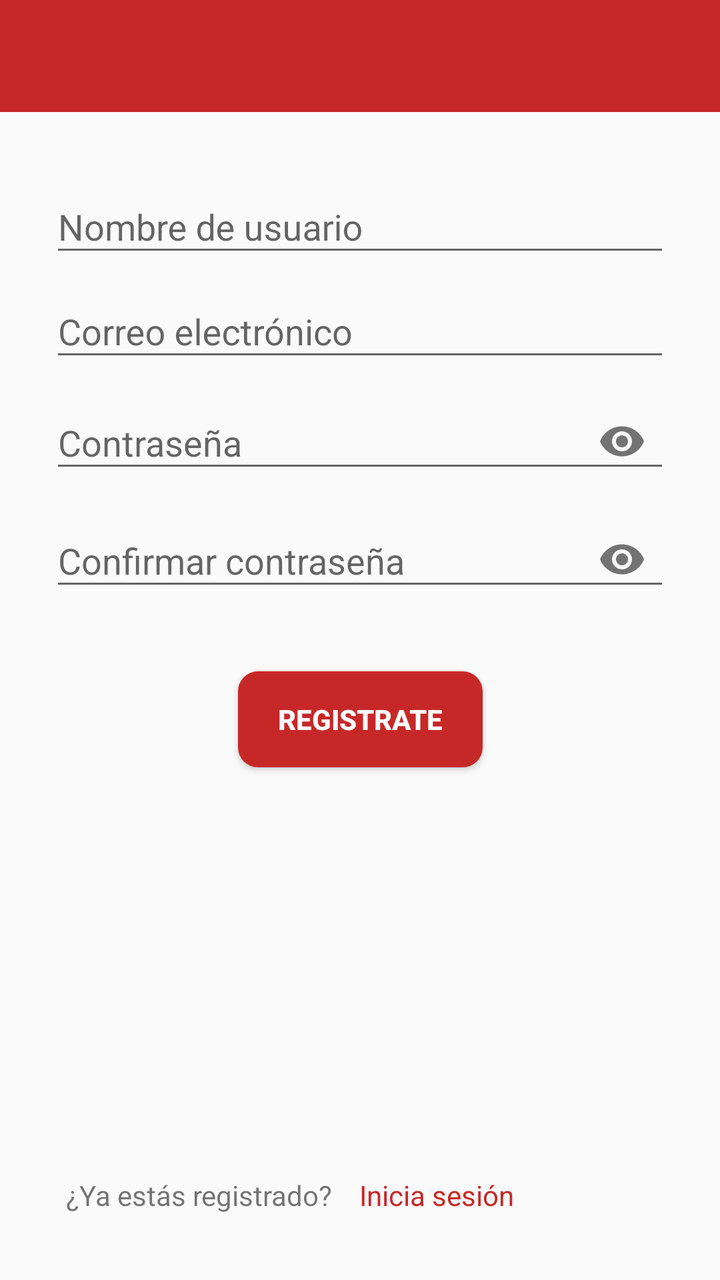
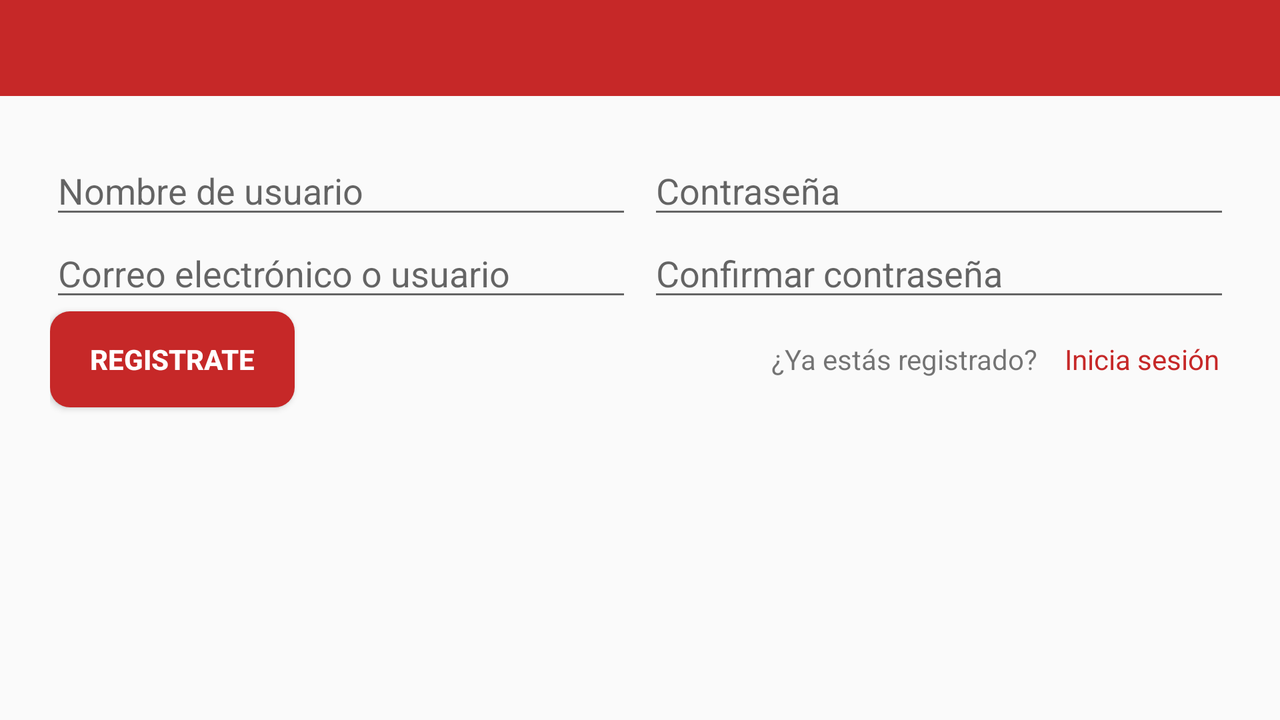

Compare how this app lays out the same screen by default and in its alternative resource folder. The renders come first, then the two layout files and the values they reference.
<!-- AndroidManifest.xml: activity theme AppThemeActionBar -->
<!-- res/layout/activity_register.xml -->
<?xml version="1.0" encoding="utf-8"?>
<LinearLayout xmlns:app="http://schemas.android.com/apk/res-auto"
    android:layout_width="match_parent"
    android:layout_height="match_parent"
    xmlns:android="http://schemas.android.com/apk/res/android"
    xmlns:tools="http://schemas.android.com/tools"
    android:orientation="vertical">
<include layout="@layout/toolbar" />

    <android.support.constraint.ConstraintLayout
        android:layout_width="match_parent"
        android:layout_height="match_parent"
        android:padding="@dimen/register_padding"
        android:focusable="true" android:focusableInTouchMode="true"
        tools:context=".UI.register.RegisterActivity">


        <Button
            android:id="@+id/btRegisterRegister"
            style="@style/button_solid"
            android:layout_width="wrap_content"
            android:layout_height="wrap_content"
            android:layout_centerHorizontal="true"
            android:layout_marginTop="32dp"
            android:text="@string/register"
            app:layout_constraintEnd_toEndOf="parent"
            app:layout_constraintStart_toStartOf="parent"
            app:layout_constraintTop_toBottomOf="@+id/textInputLayout9" />


        <TextView
            android:id="@+id/tvRegistered"
            android:layout_width="wrap_content"
            android:layout_height="wrap_content"
            android:layout_alignBaseline="@id/btBackLogin"
            android:layout_alignParentStart="true"
            android:layout_marginStart="8dp"
            android:layout_marginBottom="8dp"
            android:text="@string/ask_registered"
            app:layout_constraintBottom_toBottomOf="parent"
            app:layout_constraintStart_toStartOf="parent" />

        <Button
            android:id="@+id/btBackLogin"
            style="@style/button_transparent"
            android:layout_width="wrap_content"
            android:layout_height="wrap_content"
            android:layout_alignParentBottom="true"
            android:layout_marginStart="8dp"
            android:layout_toEndOf="@id/tvRegistered"
            android:text="@string/back_login"
            app:layout_constraintBottom_toBottomOf="@+id/tvRegistered"
            app:layout_constraintStart_toEndOf="@+id/tvRegistered"
            app:layout_constraintTop_toTopOf="@+id/tvRegistered" />

        <android.support.design.widget.TextInputLayout
            android:id="@+id/textInputLayout6"
            android:layout_width="match_parent"
            android:layout_height="wrap_content"
            app:layout_constraintEnd_toEndOf="parent"
            app:layout_constraintStart_toStartOf="parent"
            app:layout_constraintTop_toBottomOf="@+id/textInputLayout8"
            app:passwordToggleDrawable="@drawable/ic_hide_password"
            app:passwordToggleEnabled="true">

            <android.support.design.widget.TextInputEditText
                android:id="@+id/etConfirmPassword"
                android:layout_width="match_parent"
                android:layout_height="wrap_content"
                android:focusableInTouchMode="true"
                android:hint="Contraseña"
                android:inputType="textPassword"
                android:maxLines="1"
                app:counterMaxLength="20" />
        </android.support.design.widget.TextInputLayout>

        <android.support.design.widget.TextInputLayout
            android:id="@+id/textInputLayout9"
            android:layout_width="match_parent"
            android:layout_height="wrap_content"
            app:layout_constraintEnd_toEndOf="parent"
            app:layout_constraintStart_toStartOf="parent"
            app:layout_constraintTop_toBottomOf="@+id/textInputLayout6"
            app:passwordToggleDrawable="@drawable/ic_hide_password"
            app:passwordToggleEnabled="true">

            <android.support.design.widget.TextInputEditText
                android:id="@+id/etPasswordRegister"
                android:layout_width="match_parent"
                android:layout_height="wrap_content"
                android:hint="Confirmar contraseña"
                android:focusableInTouchMode="true"
                android:inputType="textPassword"
                android:maxLines="1"
                app:counterMaxLength="20" />
        </android.support.design.widget.TextInputLayout>

        <android.support.design.widget.TextInputLayout
            android:id="@+id/textInputLayout7"
            android:layout_width="match_parent"
            android:layout_height="wrap_content"
            app:layout_constraintEnd_toEndOf="parent"
            app:layout_constraintStart_toStartOf="parent"
            app:layout_constraintTop_toTopOf="parent">

            <android.support.design.widget.TextInputEditText
                android:id="@+id/etNick"
                android:layout_width="match_parent"
                android:layout_height="wrap_content"
                android:hint="Nombre de usuario" />
        </android.support.design.widget.TextInputLayout>

        <android.support.design.widget.TextInputLayout
            android:id="@+id/textInputLayout8"
            android:layout_width="match_parent"
            android:layout_height="wrap_content"
            app:layout_constraintEnd_toEndOf="parent"
            app:layout_constraintStart_toStartOf="parent"
            app:layout_constraintTop_toBottomOf="@+id/textInputLayout7">

            <android.support.design.widget.TextInputEditText
                android:id="@+id/etEmailRegister"
                android:layout_width="match_parent"
                android:layout_height="wrap_content"
                android:hint="Correo electrónico" />
        </android.support.design.widget.TextInputLayout>

    </android.support.constraint.ConstraintLayout>

</LinearLayout>
<!-- res/layout/toolbar.xml (included above) -->
<?xml version="1.0" encoding="utf-8"?>
<android.support.v7.widget.Toolbar
    xmlns:android="http://schemas.android.com/apk/res/android"
    xmlns:app="http://schemas.android.com/apk/res-auto"

    android:id="@+id/toolbar"
    android:layout_width="match_parent"
    android:layout_height="?attr/actionBarSize"
    app:popupTheme="@style/PopupTheme"
    android:theme="@style/ToolbarTheme" />
<!-- resources referenced by this layout -->
<resources>
  <dimen name="register_padding">25dp</dimen>
  <string name="ask_registered">¿Ya estás registrado?</string>
  <string name="back_login">Inicia sesión</string>
  <string name="register">Registrate</string>
  <style name="PopupTheme" parent="Widget.AppCompat.PopupMenu">
          <item name="android:textColor">@android:color/black</item>
          <item name="android:background">@android:color/white</item>
          <item name="android:itemBackground">@android:color/white</item>
      </style>
  <style name="ToolbarTheme" parent="@style/ThemeOverlay.AppCompat.Light">
          <item name="android:background">@color/colorPrimary</item>
          <item name="android:textColorPrimary">@android:color/white</item>
          <item name="actionMenuTextColor">@android:color/white</item>
          <item name="colorControlNormal">@android:color/white</item>
          
          <item name="colorAccent">@android:color/white</item>
      </style>
  <style name="button_solid" parent="Widget.AppCompat.Button">
          <item name="android:radius">100dp</item>
          <item name="android:background">@drawable/shape_button_solid</item>
          <item name="android:textColor">@android:color/white</item>
          <item name="android:textStyle">bold</item>
      </style>
  <style name="button_transparent" parent="Widget.AppCompat.Button">
          <item name="android:textAppearance">?android:attr/textAppearanceSmall</item>
          <item name="android:background">@null</item>
          <item name="android:textSize">14sp</item>
          <item name="android:textColor">@color/colorPrimary</item>
      </style>
  <style name="AppThemeActionBar" parent="Theme.AppCompat.Light.NoActionBar">
          <item name="colorPrimary">@color/colorPrimary</item>
          <item name="colorPrimaryDark">@color/colorPrimaryDark</item>
          <item name="colorAccent">@color/colorAccent</item>
      </style>--&gt;
  <color name="colorPrimary">#c62828</color>
  <!-- drawable shape_button_solid (drawable) -->
  <?xml version="1.0" encoding="utf-8"?>
  <shape xmlns:android="http://schemas.android.com/apk/res/android"
      android:shape="rectangle">
  
  
      <solid android:color="@color/colorPrimary" />
  
      <corners android:radius="10dp" />
  
      <padding
          android:left="20dp"
          android:top="10dp"
          android:right="20dp"
          android:bottom="10dp"/>
  </shape>
  <color name="colorPrimaryDark">#8e0000</color>
  <color name="colorAccent">#ff5f52</color>
</resources>
<!-- res/layout-land/activity_register.xml (the repository's variant of the layout above) -->
<!-- drawn on the phone turned sideways -->
<?xml version="1.0" encoding="utf-8"?>
<LinearLayout xmlns:app="http://schemas.android.com/apk/res-auto"
    android:layout_width="match_parent"
    android:layout_height="match_parent"
    xmlns:android="http://schemas.android.com/apk/res/android"
    xmlns:tools="http://schemas.android.com/tools"
    android:orientation="vertical">
    <include layout="@layout/toolbar" />

    <android.support.constraint.ConstraintLayout
        android:layout_width="match_parent"
        android:layout_height="match_parent"
        android:padding="@dimen/register_padding"
        tools:context=".UI.register.RegisterActivity">


        <EditText
            android:id="@+id/etNick"
            android:layout_width="0dp"
            android:layout_height="wrap_content"
            android:layout_alignParentStart="true"
            android:layout_alignParentTop="true"

            android:layout_marginEnd="8dp"
            android:layout_toStartOf="@+id/btRegisterRegister"
            android:ems="10"
            android:hint="@string/nick"
            android:inputType="textPersonName"
            app:layout_constraintEnd_toStartOf="@+id/etPasswordRegister"
            app:layout_constraintHorizontal_bias="0.5"
            app:layout_constraintStart_toStartOf="parent"
            app:layout_constraintTop_toTopOf="parent" />

        <EditText
            android:id="@+id/etEmailRegister"
            android:layout_width="0dp"
            android:layout_height="wrap_content"
            android:layout_below="@id/etNick"
            android:layout_alignStart="@id/etNick"
            android:ems="10"
            android:hint="@string/email"
            android:inputType="textEmailAddress"
            app:layout_constraintEnd_toEndOf="@+id/etNick"
            app:layout_constraintStart_toStartOf="@+id/etNick"
            app:layout_constraintTop_toBottomOf="@+id/etNick" />

        <EditText
            android:id="@+id/etPasswordRegister"
            android:layout_width="0dp"
            android:layout_height="wrap_content"
            android:layout_below="@id/etEmailRegister"
            android:layout_alignStart="@id/etEmailRegister"
            android:drawableStart="@drawable/ic_register"
            android:ems="10"
            android:hint="@string/password"
            android:inputType="textPassword"
            app:layout_constraintEnd_toEndOf="parent"
            app:layout_constraintHorizontal_bias="0.5"
            app:layout_constraintStart_toEndOf="@+id/etNick"
            app:layout_constraintTop_toTopOf="@+id/etNick" />

        <EditText
            android:id="@+id/etConfirmPassword"
            android:layout_width="0dp"
            android:layout_height="wrap_content"
            android:layout_below="@id/etPasswordRegister"
            android:layout_alignStart="@id/etPasswordRegister"
            android:drawableStart="@drawable/ic_register"
            android:ems="10"
            android:hint="@string/validate_password"
            android:inputType="textPassword"
            app:layout_constraintEnd_toEndOf="@+id/etPasswordRegister"
            app:layout_constraintStart_toStartOf="@+id/etPasswordRegister"
            app:layout_constraintTop_toBottomOf="@+id/etPasswordRegister" />

        <Button
            android:id="@+id/btRegisterRegister"
            style="@style/button_solid"
            android:layout_width="wrap_content"
            android:layout_height="wrap_content"
            android:layout_below="@id/etConfirmPassword"
            android:layout_alignParentEnd="true"
            android:text="@string/register"
            app:layout_constraintStart_toStartOf="@+id/etEmailRegister"
            app:layout_constraintTop_toBottomOf="@+id/etEmailRegister" />


        <TextView
            android:id="@+id/tvRegistered"
            android:layout_width="wrap_content"
            android:layout_height="wrap_content"
            android:layout_alignBaseline="@id/btBackLogin"
            android:layout_alignParentStart="true"
            android:layout_marginEnd="8dp"
            android:text="@string/ask_registered"
            app:layout_constraintBaseline_toBaselineOf="@+id/btRegisterRegister"
            app:layout_constraintEnd_toStartOf="@+id/btBackLogin" />

        <Button
            android:id="@+id/btBackLogin"
            style="@style/button_transparent"
            android:layout_width="wrap_content"
            android:layout_height="wrap_content"
            android:layout_alignParentBottom="true"
            android:layout_toEndOf="@id/tvRegistered"
            android:text="@string/back_login"
            app:layout_constraintBaseline_toBaselineOf="@+id/tvRegistered"
            app:layout_constraintEnd_toEndOf="@+id/etConfirmPassword" />

    </android.support.constraint.ConstraintLayout>
</LinearLayout>
<!-- resources referenced by the variant -->
<!-- as the phone turned sideways resolves them -->
<resources>
  <dimen name="register_padding">25dp</dimen>
  <string name="ask_registered">¿Ya estás registrado?</string>
  <string name="back_login">Inicia sesión</string>
  <string name="email">Correo electrónico o usuario</string>
  <string name="nick">Nombre de usuario</string>
  <string name="password">Contraseña</string>
  <string name="register">Registrate</string>
  <string name="validate_password">Confirmar contraseña</string>
  <style name="PopupTheme" parent="Widget.AppCompat.PopupMenu">
          <item name="android:textColor">@android:color/black</item>
          <item name="android:background">@android:color/white</item>
          <item name="android:itemBackground">@android:color/white</item>
      </style>
  <style name="ToolbarTheme" parent="@style/ThemeOverlay.AppCompat.Light">
          <item name="android:background">@color/colorPrimary</item>
          <item name="android:textColorPrimary">@android:color/white</item>
          <item name="actionMenuTextColor">@android:color/white</item>
          <item name="colorControlNormal">@android:color/white</item>
          
          <item name="colorAccent">@android:color/white</item>
      </style>
  <style name="button_solid" parent="Widget.AppCompat.Button">
          <item name="android:radius">100dp</item>
          <item name="android:background">@drawable/shape_button_solid</item>
          <item name="android:textColor">@android:color/white</item>
          <item name="android:textStyle">bold</item>
      </style>
  <style name="button_transparent" parent="Widget.AppCompat.Button">
          <item name="android:textAppearance">?android:attr/textAppearanceSmall</item>
          <item name="android:background">@null</item>
          <item name="android:textSize">14sp</item>
          <item name="android:textColor">@color/colorPrimary</item>
      </style>
  <style name="AppThemeActionBar" parent="Theme.AppCompat.Light.NoActionBar">
          <item name="colorPrimary">@color/colorPrimary</item>
          <item name="colorPrimaryDark">@color/colorPrimaryDark</item>
          <item name="colorAccent">@color/colorAccent</item>
      </style>--&gt;
  <color name="colorPrimary">#c62828</color>
  <!-- drawable shape_button_solid (drawable) -->
  <?xml version="1.0" encoding="utf-8"?>
  <shape xmlns:android="http://schemas.android.com/apk/res/android"
      android:shape="rectangle">
  
  
      <solid android:color="@color/colorPrimary" />
  
      <corners android:radius="10dp" />
  
      <padding
          android:left="20dp"
          android:top="10dp"
          android:right="20dp"
          android:bottom="10dp"/>
  </shape>
  <color name="colorPrimaryDark">#8e0000</color>
  <color name="colorAccent">#ff5f52</color>
</resources>
